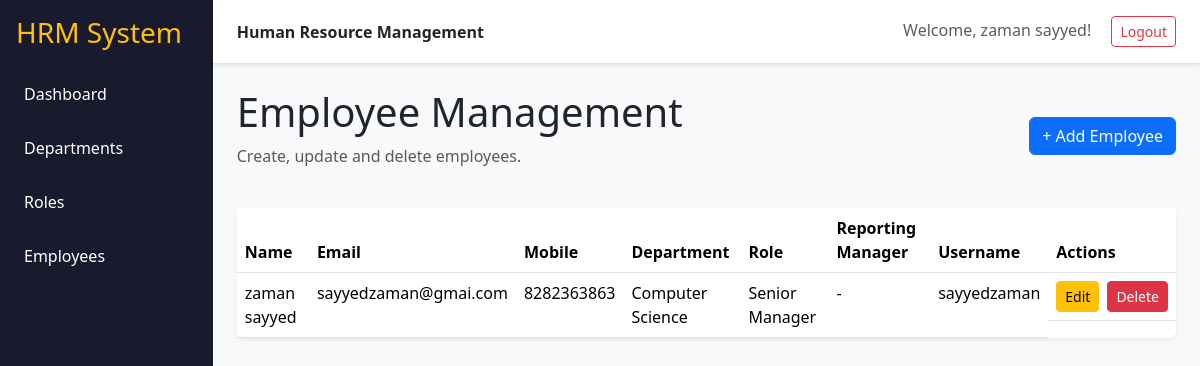
Before: /employees (signed in) with the older database file.
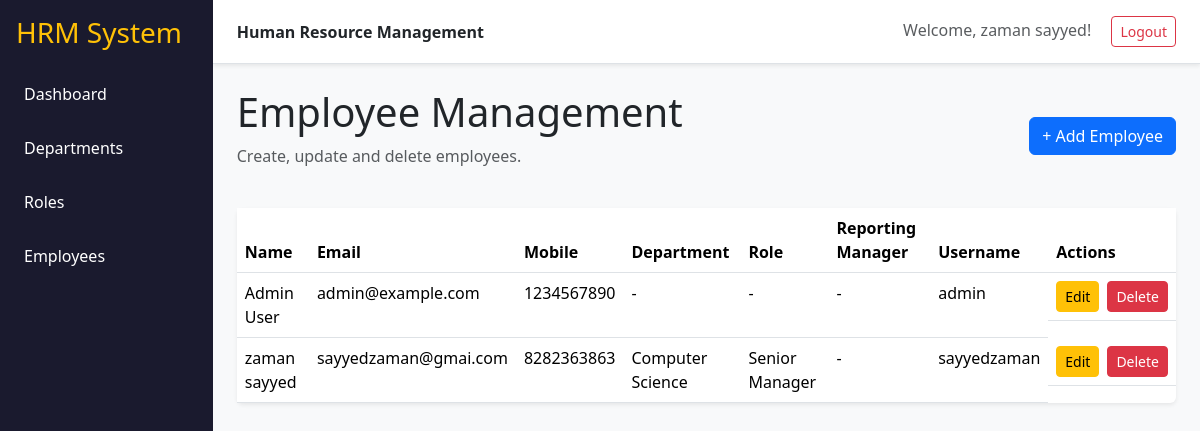
After: the same page with the newer database file.
### tables this page shows
CREATE TABLE user (
            employee_id INTEGER PRIMARY KEY AUTOINCREMENT,
            first_name VARCHAR(100) NOT NULL,
            last_name VARCHAR(100) NOT NULL,
            username VARCHAR(100) NOT NULL UNIQUE,
            password VARCHAR(100) NOT NULL,
            email VARCHAR(100) NOT NULL UNIQUE,
            mobile VARCHAR(100) NOT NULL,
            dept_id INTEGER,
            role_id INTEGER,
            reporting_manager_id INTEGER,
            date_of_joining DATE,
            created_at DATETIME NOT NULL,
            updated_at DATETIME NOT NULL,
            FOREIGN KEY (dept_id) REFERENCES department (dept_id),
            FOREIGN KEY (role_id) REFERENCES role (role_id),
            FOREIGN KEY (reporting_manager_id) REFERENCES user (employee_id)
        );

CREATE TABLE department (
            dept_id INTEGER PRIMARY KEY AUTOINCREMENT,
            dept_name VARCHAR(100) NOT NULL UNIQUE,
            description VARCHAR(300),
            created_at DATETIME NOT NULL,
            updated_at DATETIME NOT NULL,
            status INTEGER NOT NULL DEFAULT 1
        );

CREATE TABLE role (
            role_id INTEGER PRIMARY KEY AUTOINCREMENT,
            role_name VARCHAR(100) NOT NULL UNIQUE,
            description VARCHAR(300),
            created_at DATETIME NOT NULL,
            updated_at DATETIME NOT NULL,
            status INTEGER NOT NULL DEFAULT 1
        );

### app.py (the view)
@app.route("/employees")
@login_required
def employees():
    conn = get_db()
    query = """
        SELECT u.*,
               d.dept_name,
               r.role_name,
               rm.first_name AS rm_first,
               rm.last_name AS rm_last
        FROM user u
        LEFT JOIN department d ON u.dept_id = d.dept_id
        LEFT JOIN role r ON u.role_id = r.role_id
        LEFT JOIN user rm ON u.reporting_manager_id = rm.employee_id
        ORDER BY u.employee_id DESC
    """
    rows = conn.execute(query).fetchall()
    conn.close()
    return render_template("employees.html", employees=rows)

### app.py (called while the page is built)
def login_required(f):
    @wraps(f)
    def decorated_function(*args, **kwargs):
        if 'employee_id' not in session:
            return redirect(url_for('login'))
        return f(*args, **kwargs)
    return decorated_function

def get_db():
    conn = sqlite3.connect(DB_NAME)
    conn.row_factory = sqlite3.Row
    return conn

### templates/employees.html (shortened to what this page needs)
{% extends "base.html" %}
{% block content %}
<div class="d-flex justify-content-between align-items-center mb-4">
    <div>
        <h1>Employee Management</h1>
        <p class="text-muted">Create, update and delete employees.</p>
    </div>
    <a class="btn btn-primary" href="{{ url_for('create_employee') }}">+ Add Employee</a>
</div>
<div class="card shadow-sm">
<div class="table-responsive">
<table class="table table-hover mb-0">
    <thead>
        <tr>
            <th>Name</th>
            <th>Email</th>
            <th>Mobile</th>
            <th>Department</th>
            <th>Role</th>
            <th>Reporting Manager</th>
            <th>Username</th>
            <th>Actions</th>
        </tr>
    </thead>
    <tbody>
    {% for e in employees %}
        <tr>
            <td>{{ e.first_name }} {{ e.last_name }}</td>
            <td>{{ e.email }}</td>
            <td>{{ e.mobile }}</td>
            <td>{{ e.dept_name or "-" }}</td>
            <td>{{ e.role_name or "-" }}</td>
            <td>{% if e.rm_first %}{{ e.rm_first }} {{ e.rm_last }}{% else %}-{% endif %}</td>
            <td>{{ e.username }}</td>
            <td class="d-flex gap-2">
                <a class="btn btn-sm btn-warning"
                   href="{{ url_for('edit_employee', employee_id=e.employee_id) }}">Edit</a>
                <form method="post"
                      action="{{ url_for('delete_employee', employee_id=e.employee_id) }}"
                      onsubmit="return confirm('Are you sure you want to delete this employee?');">
                    <button class="btn btn-sm btn-danger">Delete</button>
                </form>
            </td>
        </tr>
    {% else %}
        <tr><td colspan="8" class="text-center p-4">No employees found.</td></tr>
    {% endfor %}
    </tbody>
</table>
</div>
</div>
{% endblock %}

### templates/base.html (shortened to what this page needs)
<!doctype html>
<html lang="en">
<head>
    <link href="https://cdn.jsdelivr.net/npm/bootstrap@5.3.3/dist/css/bootstrap.min.css" rel="stylesheet">
    <link rel="stylesheet" href="{{ url_for('static', filename='css/style.css') }}">
</head>
<body class="bg-light">
<div class="d-flex min-vh-100">
    {% if session.get('employee_id') %}
    <aside class="sidebar p-3 text-white" style="width: 250px; background-color: #1a1a2e;">
        <h3 class="mb-4 text-warning">HRM System</h3>
        <div class="d-flex flex-column gap-2">
            <a href="{{ url_for('dashboard') }}" class="text-white text-decoration-none p-2 rounded hover-bg">Dashboard</a>
            <a href="{{ url_for('departments') }}" class="text-white text-decoration-none p-2 rounded hover-bg">Departments</a>
            <a href="{{ url_for('roles') }}" class="text-white text-decoration-none p-2 rounded hover-bg">Roles</a>
            <a href="{{ url_for('employees') }}" class="text-white text-decoration-none p-2 rounded hover-bg">Employees</a>
        </div>
    </aside>
    {% endif %}
    <main class="flex-grow-1">
        {% if session.get('employee_id') %}
        <nav class="navbar bg-white border-bottom px-4 py-3 d-flex justify-content-between align-items-center shadow-sm">
            <strong>Human Resource Management</strong>
            <div>
                <span class="me-3 text-muted">Welcome, {{ session.get('name', 'User') }}!</span>
                <a href="{{ url_for('logout') }}" class="btn btn-sm btn-outline-danger">Logout</a>
            </div>
        </nav>
        {% endif %}
        <div class="container-fluid p-4">
            {% block content %}{% endblock %}
        </div>
    </main>
</div>
</body>
</html>

### static/css/style.css (style rules this page uses)
body { background: #f6f8fb; }
.sidebar { width: 240px; background: #17132a; color: white; }
.sidebar h3 { color: #b5d800; }
.sidebar a { display: block; color: white; text-decoration: none; padding: 12px 10px; border-radius: 8px; margin-bottom: 6px; }
.card { border: 0; }

Changed rows visible on the page:
added user: first_name "Admin", last_name "User", email "admin@example.com", mobile "1234567890", dept_name "-", role_name "-", username "admin"
